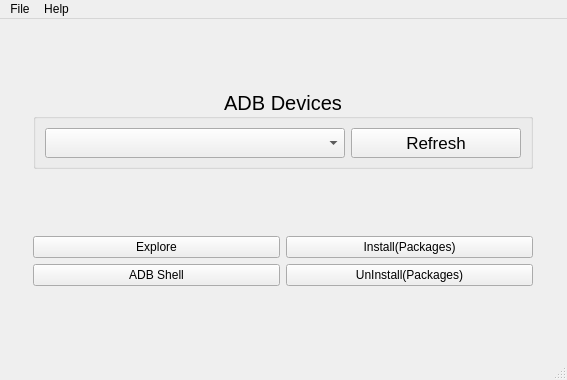
<?xml version="1.0" encoding="UTF-8"?>
<ui version="4.0">
 <class>MainWindow</class>
 <widget class="QMainWindow" name="MainWindow">
  <property name="geometry">
   <rect>
    <x>0</x>
    <y>0</y>
    <width>567</width>
    <height>380</height>
   </rect>
  </property>
  <property name="windowTitle">
   <string>MainWindow</string>
  </property>
  <property name="documentMode">
   <bool>false</bool>
  </property>
  <widget class="QWidget" name="centralwidget">
   <layout class="QGridLayout" name="gridLayout_2">
    <item row="1" column="0">
     <layout class="QVBoxLayout" name="verticalLayout">
      <item>
       <layout class="QGridLayout" name="gridLayout">
        <item row="1" column="1">
         <widget class="QPushButton" name="uninstallPushButton">
          <property name="text">
           <string>UnInstall(Packages)</string>
          </property>
          <property name="icon">
           <iconset resource="../Resources/UI.qrc">
            <normaloff>:/UI/PaclageApk.png</normaloff>:/UI/PaclageApk.png</iconset>
          </property>
          <property name="iconSize">
           <size>
            <width>64</width>
            <height>64</height>
           </size>
          </property>
         </widget>
        </item>
        <item row="1" column="0">
         <widget class="QPushButton" name="adbShellPushButton">
          <property name="text">
           <string>ADB Shell</string>
          </property>
          <property name="icon">
           <iconset resource="../Resources/UI.qrc">
            <normaloff>:/UI/Shell.png</normaloff>:/UI/Shell.png</iconset>
          </property>
          <property name="iconSize">
           <size>
            <width>64</width>
            <height>64</height>
           </size>
          </property>
         </widget>
        </item>
        <item row="0" column="0">
         <widget class="QPushButton" name="explorePushButton">
          <property name="text">
           <string>Explore</string>
          </property>
          <property name="icon">
           <iconset resource="../Resources/UI.qrc">
            <normaloff>:/UI/Explorer.png</normaloff>:/UI/Explorer.png</iconset>
          </property>
          <property name="iconSize">
           <size>
            <width>64</width>
            <height>64</height>
           </size>
          </property>
         </widget>
        </item>
        <item row="0" column="1">
         <widget class="QPushButton" name="installPushButton">
          <property name="text">
           <string>Install(Packages)</string>
          </property>
          <property name="icon">
           <iconset resource="../Resources/UI.qrc">
            <normaloff>:/UI/InstallApk.png</normaloff>:/UI/InstallApk.png</iconset>
          </property>
          <property name="iconSize">
           <size>
            <width>64</width>
            <height>64</height>
           </size>
          </property>
         </widget>
        </item>
       </layout>
      </item>
     </layout>
    </item>
    <item row="0" column="0">
     <widget class="QGroupBox" name="groupBox">
      <property name="minimumSize">
       <size>
        <width>0</width>
        <height>50</height>
       </size>
      </property>
      <property name="maximumSize">
       <size>
        <width>500</width>
        <height>80</height>
       </size>
      </property>
      <property name="font">
       <font>
        <pointsize>15</pointsize>
       </font>
      </property>
      <property name="title">
       <string>ADB Devices</string>
      </property>
      <property name="alignment">
       <set>Qt::AlignCenter</set>
      </property>
      <layout class="QGridLayout" name="gridLayout_3">
       <item row="0" column="0">
        <layout class="QHBoxLayout" name="horizontalLayout">
         <item>
          <widget class="QComboBox" name="deviceList">
           <property name="minimumSize">
            <size>
             <width>300</width>
             <height>30</height>
            </size>
           </property>
           <property name="editable">
            <bool>false</bool>
           </property>
           <property name="currentIndex">
            <number>-1</number>
           </property>
          </widget>
         </item>
         <item>
          <widget class="QPushButton" name="refreshPushButton">
           <property name="enabled">
            <bool>true</bool>
           </property>
           <property name="sizePolicy">
            <sizepolicy hsizetype="Preferred" vsizetype="Fixed">
             <horstretch>0</horstretch>
             <verstretch>0</verstretch>
            </sizepolicy>
           </property>
           <property name="minimumSize">
            <size>
             <width>150</width>
             <height>30</height>
            </size>
           </property>
           <property name="font">
            <font>
             <pointsize>13</pointsize>
            </font>
           </property>
           <property name="text">
            <string>Refresh</string>
           </property>
           <property name="icon">
            <iconset resource="../Resources/UI.qrc">
             <normaloff>:/UI/Refreshflat.png</normaloff>:/UI/Refreshflat.png</iconset>
           </property>
          </widget>
         </item>
        </layout>
       </item>
      </layout>
     </widget>
    </item>
   </layout>
  </widget>
  <widget class="QMenuBar" name="menubar">
   <property name="geometry">
    <rect>
     <x>0</x>
     <y>0</y>
     <width>567</width>
     <height>22</height>
    </rect>
   </property>
   <widget class="QMenu" name="menuFile">
    <property name="title">
     <string>File</string>
    </property>
    <addaction name="actionExplore"/>
    <addaction name="actionInstall"/>
    <addaction name="actionShell"/>
    <addaction name="actionUninstall"/>
    <addaction name="separator"/>
    <addaction name="separator"/>
    <addaction name="separator"/>
   </widget>
   <widget class="QMenu" name="menuHelp">
    <property name="title">
     <string>Help</string>
    </property>
   </widget>
   <addaction name="menuFile"/>
   <addaction name="menuHelp"/>
  </widget>
  <widget class="QStatusBar" name="statusbar"/>
  <action name="actionExplore">
   <property name="text">
    <string>Explore</string>
   </property>
  </action>
  <action name="actionInstall">
   <property name="text">
    <string>Install</string>
   </property>
  </action>
  <action name="actionShell">
   <property name="text">
    <string>ADB Shell</string>
   </property>
  </action>
  <action name="actionUninstall">
   <property name="text">
    <string>Uninstall</string>
   </property>
  </action>
 </widget>
 <resources>
  <include location="../Resources/UI.qrc"/>
 </resources>
 <connections/>
</ui>
